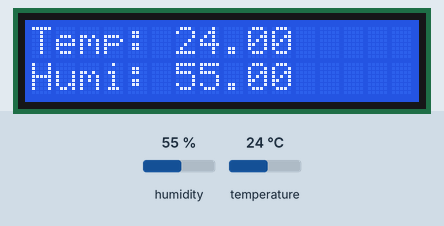
This sketch was run on a simulated Arduino Uno, built with avr-gcc and run on an emulated ATmega328P. On the bench: 16×2 character LCD. The test bench sets the inputs (shaded band); at power-on: humidity 55 %, temperature 24 °C. What the sketch prints to the serial monitor is not drawn.

Above: at 1.2 s.
1.3 s: humidity set to 22 %
At 2.8 s:
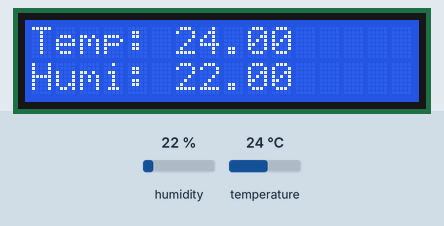
3.7 s: temperature set to 12 °C
At 5.5 s:
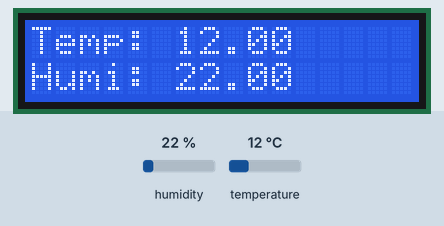
5.8 s: humidity set to 40 %
At 7.0 s:
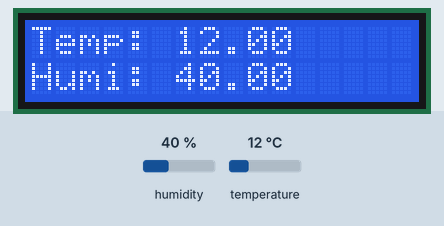
7.9 s: temperature set to 19 °C
At 9.7 s:
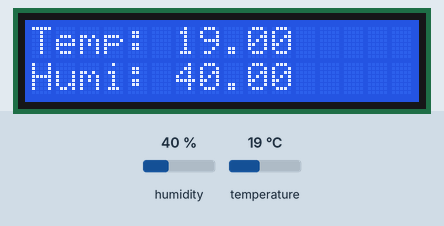
Timing chart, 0 to 11.0 s (numbered marks = the images above; inputs shaded):
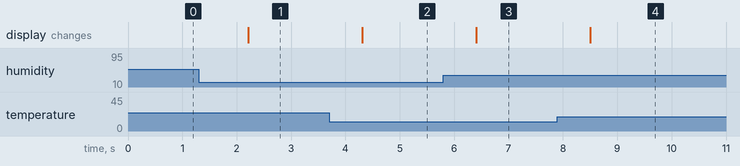

The sketch:

dth11.ino
```cpp
#include <Wire.h>
#include <LiquidCrystal_I2C.h>
#include <DHT11.h>

int pin = 2;
DHT11 dht11(pin);
LiquidCrystal_I2C lcd(0x27,16,2);

void setup()
{
   Serial.begin(9600);
   lcd.init();
   lcd.backlight();
}

void loop()
{
  int err;
  float temp, humi;
  if((err=dht11.read(humi, temp))==0)
  {
    Serial.print("temperature:");
    Serial.print(temp);
    Serial.print(" humidity:");
    Serial.print(humi);
    Serial.println();

    lcd.setCursor(0, 0);
    lcd.print("Temp: ");
    lcd.setCursor(6, 0);
    lcd.print(temp);

    lcd.setCursor(0, 1);
    lcd.print("Humi: ");
    lcd.setCursor(6, 1);
    lcd.print(humi);
  }
  else
  {
    Serial.println();
    Serial.print("Error No :");
    Serial.print(err);
    Serial.println();
  }
  delay(DHT11_RETRY_DELAY); //delay for reread
}
```

Measured:
- after the input at 1.3 s, the display: changes after 0.91 s (image 1)
- after the input at 3.7 s, the display: changes after 0.61 s (image 2)
- after the input at 5.8 s, the display: changes after 0.60 s (image 3)
- after the input at 7.9 s, the display: changes after 0.60 s (image 4)
